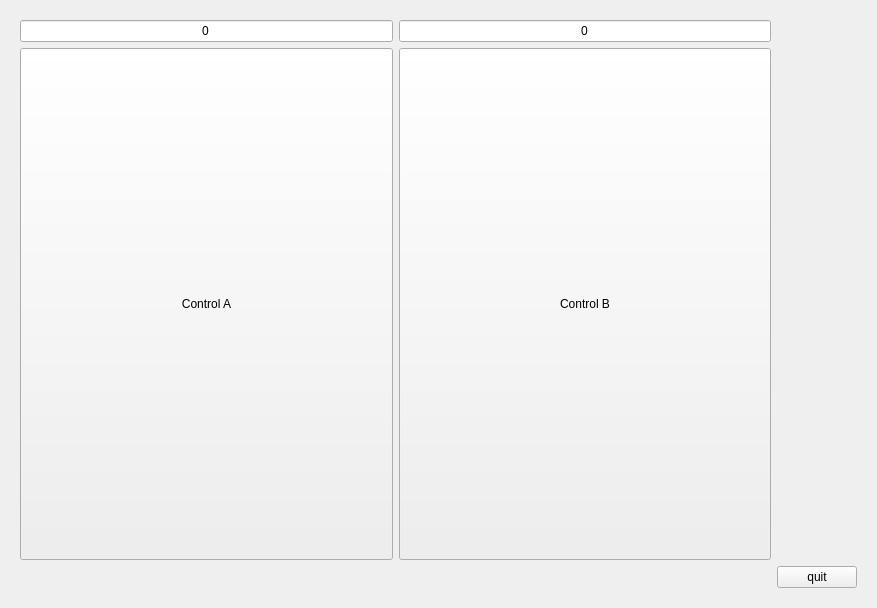
<?xml version="1.0" encoding="UTF-8"?>
<ui version="4.0">
 <class>MainWidget</class>
 <widget class="QWidget" name="MainWidget">
  <property name="geometry">
   <rect>
    <x>0</x>
    <y>0</y>
    <width>877</width>
    <height>608</height>
   </rect>
  </property>
  <property name="windowTitle">
   <string>Form</string>
  </property>
  <layout class="QHBoxLayout" name="horizontalLayout">
   <item>
    <widget class="QStackedWidget" name="stackedWidget">
     <widget class="QWidget" name="page_3">
      <layout class="QGridLayout" name="gridLayout">
       <item row="0" column="0">
        <layout class="QVBoxLayout" name="verticalLayout_5">
         <item>
          <widget class="QLineEdit" name="lineEdit_5">
           <property name="text">
            <string>0</string>
           </property>
           <property name="alignment">
            <set>Qt::AlignCenter</set>
           </property>
           <property name="readOnly">
            <bool>true</bool>
           </property>
          </widget>
         </item>
         <item>
          <widget class="QPushButton" name="pushButton_4">
           <property name="sizePolicy">
            <sizepolicy hsizetype="Preferred" vsizetype="Preferred">
             <horstretch>0</horstretch>
             <verstretch>0</verstretch>
            </sizepolicy>
           </property>
           <property name="styleSheet">
            <string notr="true">font: 33pt &quot;Serif&quot;;</string>
           </property>
           <property name="text">
            <string>Control A</string>
           </property>
          </widget>
         </item>
        </layout>
       </item>
       <item row="0" column="1">
        <layout class="QVBoxLayout" name="verticalLayout_6">
         <item>
          <widget class="QLineEdit" name="lineEdit_6">
           <property name="text">
            <string>0</string>
           </property>
           <property name="alignment">
            <set>Qt::AlignCenter</set>
           </property>
           <property name="readOnly">
            <bool>true</bool>
           </property>
          </widget>
         </item>
         <item>
          <widget class="QPushButton" name="pushButton_7">
           <property name="sizePolicy">
            <sizepolicy hsizetype="Preferred" vsizetype="Preferred">
             <horstretch>0</horstretch>
             <verstretch>0</verstretch>
            </sizepolicy>
           </property>
           <property name="styleSheet">
            <string notr="true">font: 33pt &quot;Serif&quot;;</string>
           </property>
           <property name="text">
            <string>Control B</string>
           </property>
          </widget>
         </item>
        </layout>
       </item>
       <item row="1" column="2">
        <widget class="QPushButton" name="pushButton_8">
         <property name="text">
          <string>quit</string>
         </property>
        </widget>
       </item>
      </layout>
     </widget>
     <widget class="QWidget" name="page_4"/>
    </widget>
   </item>
  </layout>
 </widget>
 <resources/>
 <connections>
  <connection>
   <sender>pushButton_8</sender>
   <signal>clicked()</signal>
   <receiver>MainWidget</receiver>
   <slot>close()</slot>
   <hints>
    <hint type="sourcelabel">
     <x>817</x>
     <y>576</y>
    </hint>
    <hint type="destinationlabel">
     <x>412</x>
     <y>601</y>
    </hint>
   </hints>
  </connection>
 </connections>
</ui>
